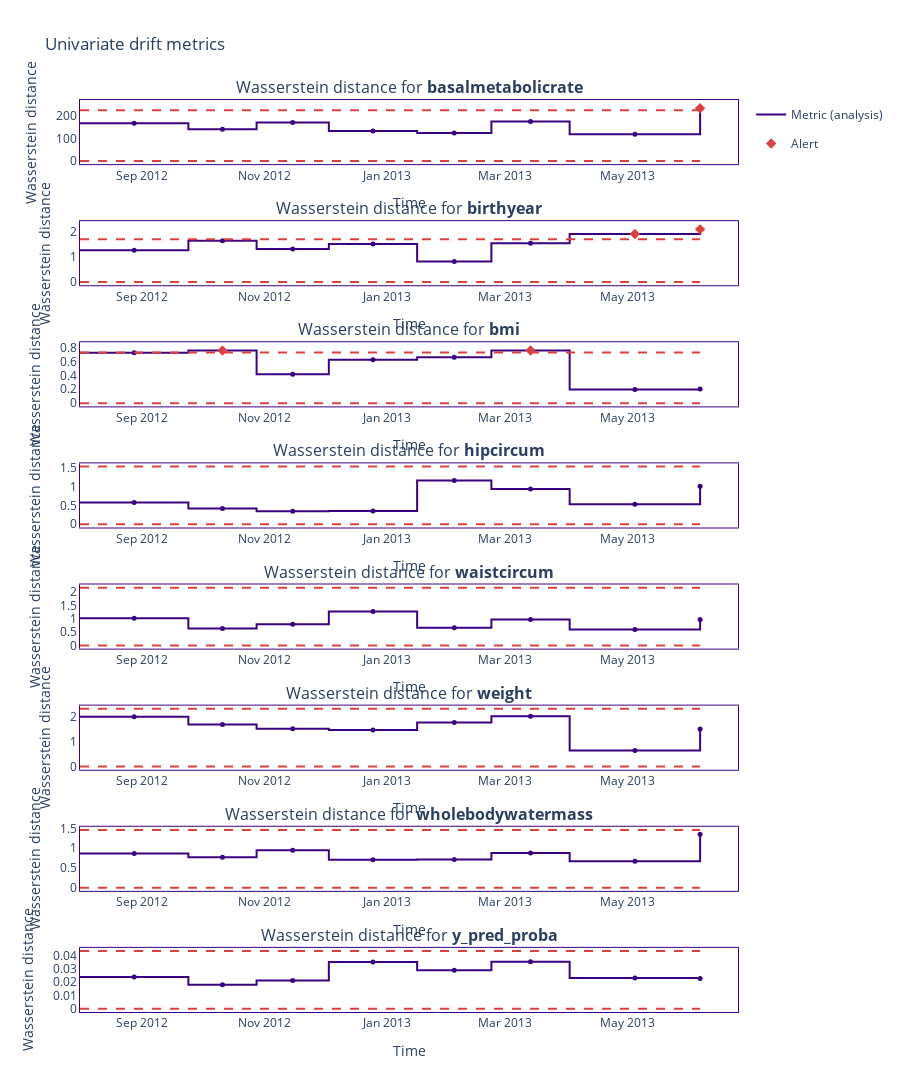

Source (notebook cell):
### Markdown cell above
Plot univariate analysis batches

### Code cell
figure = results.filter(column_names=results.continuous_column_names, methods=['wasserstein']).plot(kind='drift')
figure.show()
